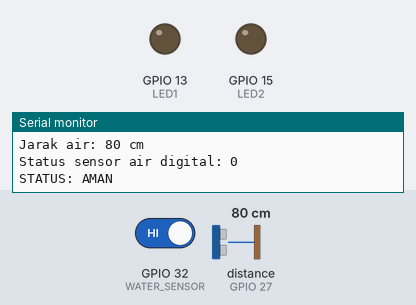
The sketch below on a simulated ESP32. Shown: output pins drawn as LEDs (lit = HIGH), the last lines printed to the serial monitor. Inputs (shaded band) come from the test bench; at power-on: distance to the obstacle (sensor on GPIO 27) 80 cm, GPIO 32 (WATER_SENSOR) HIGH.

Above: at 2.3 s.
2.4 s: distance to the obstacle (sensor on GPIO 27) set to 17 cm
4.5 s: distance to the obstacle (sensor on GPIO 27) set to 14 cm
At 5.4 s:
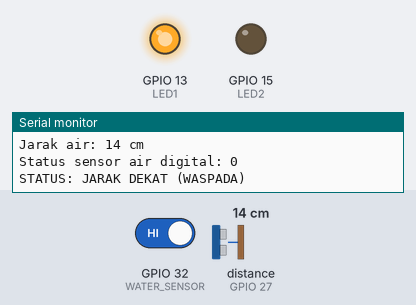
6.6 s: GPIO 32 (WATER_SENSOR) driven LOW
At 8.3 s:
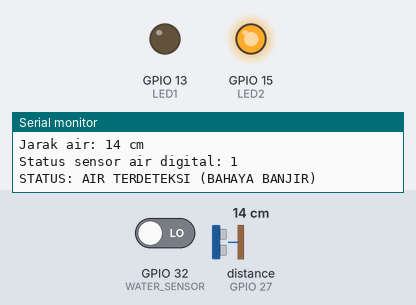
9.1 s: GPIO 32 (WATER_SENSOR) driven HIGH
At 10.1 s:
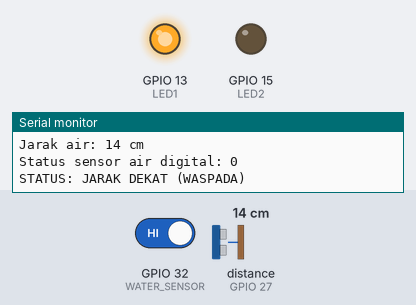
11.2 s: distance to the obstacle (sensor on GPIO 27) set to 18 cm
At 13.2 s:
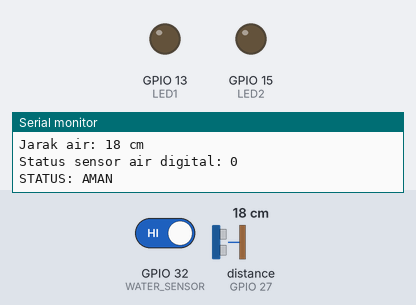
Timing chart, 0 to 14.6 s (numbered marks = the images above; inputs shaded):
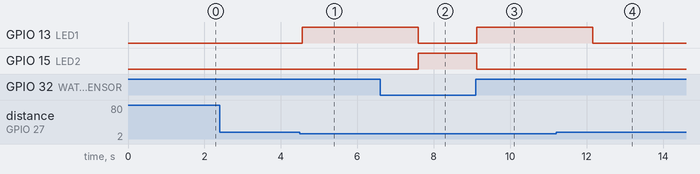

Measured:
- the behaviour switches between 16 and 15 cm on distance to the obstacle (sensor on GPIO 27) (found by bisection; images 0 and 1)
- after the input at 4.5 s, GPIO 13 (LED1): LOW → HIGH after 0.06 s
- after the input at 6.6 s, GPIO 13 (LED1): HIGH → LOW after 0.99 s; GPIO 15 (LED2): LOW → HIGH after 0.99 s
- after the input at 9.1 s, GPIO 13 (LED1): LOW → HIGH at once; GPIO 15 (LED2): HIGH → LOW at once
- after the input at 11.2 s, GPIO 13 (LED1): HIGH → LOW after 0.96 s

The sketch:

system_offline.ino
```cpp
#include "Ultrasonic.h"

// Pin
#define WATER_SENSOR 32
#define LED1 13   // LED Hijau
#define LED2 15   // LED Merah

Ultrasonic ultrasonic(27);

// Variabel utama
long RangeInCentimeters;
int waterState;

void setup()
{
  Serial.begin(9600);

  pinMode(WATER_SENSOR, INPUT);
  pinMode(LED1, OUTPUT);
  pinMode(LED2, OUTPUT);

  Serial.println("Sistem Monitoring Ketinggian Air (Offline)");
}

void loop()
{
  // Baca sensor
  RangeInCentimeters = ultrasonic.MeasureInCentimeters();
  waterState = !digitalRead(WATER_SENSOR);

  // Tampilkan di Serial Monitor
  Serial.print("Jarak air: ");
  Serial.print(RangeInCentimeters);
  Serial.println(" cm");

  Serial.print("Status sensor air digital: ");
  Serial.println(waterState);

  // LOGIKA STATUS
  if (waterState == HIGH)
  {
    digitalWrite(LED1, LOW);
    digitalWrite(LED2, HIGH);
    Serial.println("STATUS: AIR TERDETEKSI (BAHAYA BANJIR)");
  }
  else if (RangeInCentimeters <= 15)
  {
    digitalWrite(LED1, HIGH);
    digitalWrite(LED2, LOW);
    Serial.println("STATUS: JARAK DEKAT (WASPADA)");
  }
  else
  {
    digitalWrite(LED1, LOW);
    digitalWrite(LED2, LOW);
    Serial.println("STATUS: AMAN");
  }

  Serial.println();
  delay(1500);
}
```
